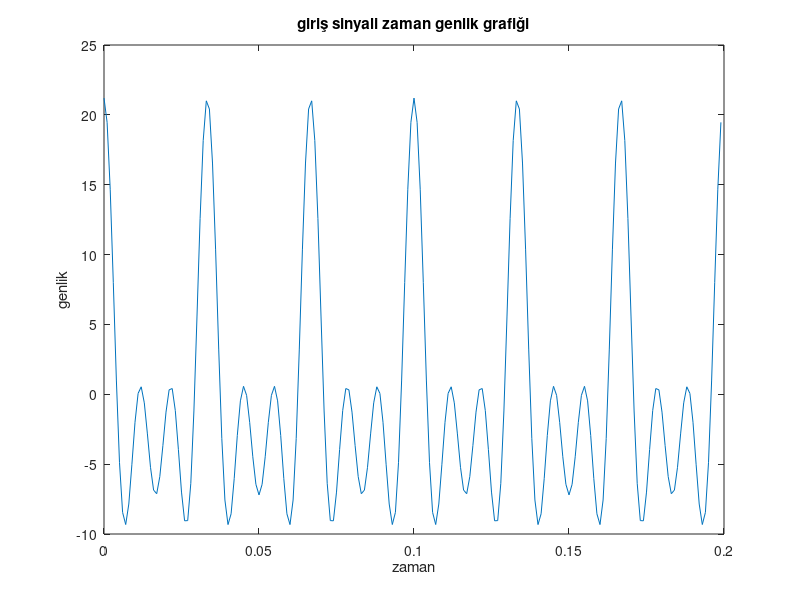
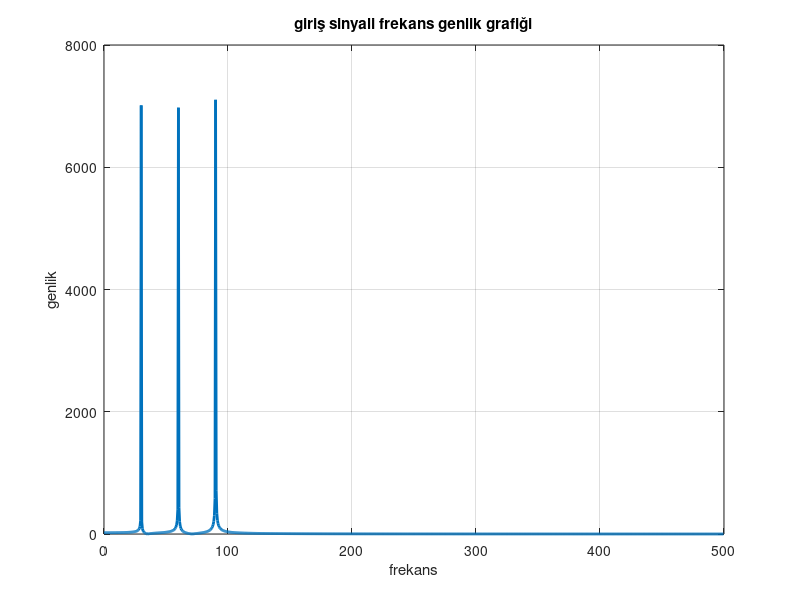
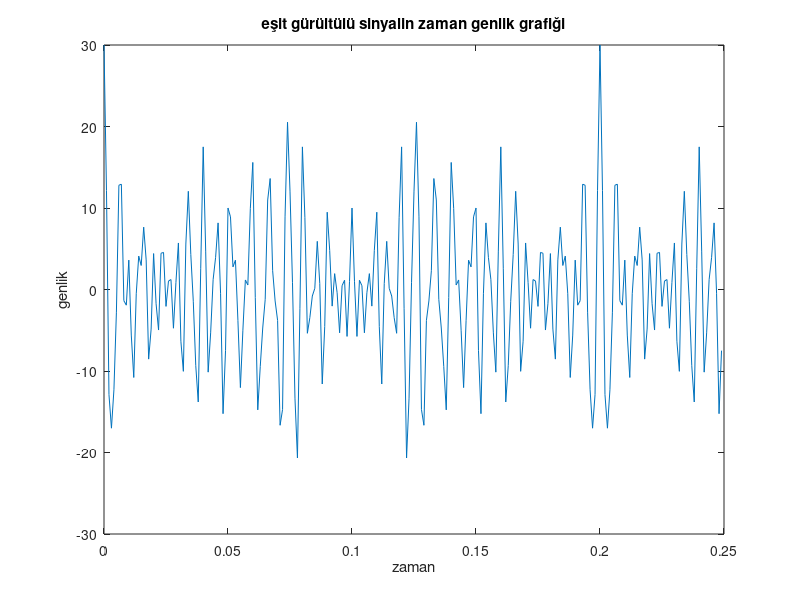
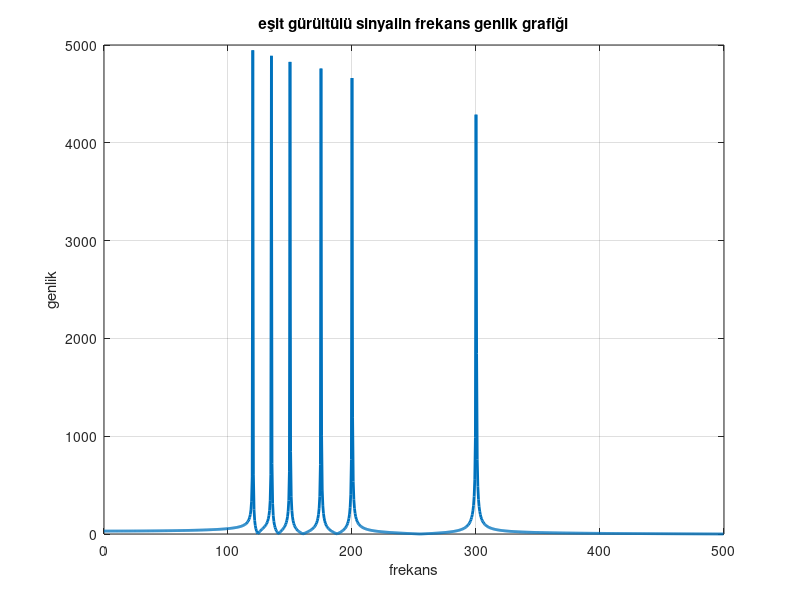

Here is the MATLAB script that generated these plots, in order: (Note: this script raises an error after producing the figures.)
clc;     
clear all;
close all;

fs=1000; %örnekleme frekansımı oluşturdum.
n=[0:1/fs:2];%zaman aralığımı belirledim  

A=7*cos(2*pi*n*30);
B=7*cos(2*pi*n*60);
C=(7+1/5)*cos(2*pi*n*90); % 3 tane sinüzoidal sinyal oluşturdum belirli frekanslarda.

giris_sinyali=A+B+C;% Bu 3 sinuzoidalı birleştirerek sinüzoidal olmayan bir sinyal üretmiş
%oldum.
ma=rms(giris_sinyali)^2;  %giriş sinyalimin gücü 75.29 çıktı. Bu değere göre
%eşit güçte, az güçlü ve daha güçlü gürültü sinyalleri oluşturacağım.

%Giriş sinyalimin zaman-genlik ve frekans spektrumlarını çizdirdim.
plot(n(1:200),giris_sinyali(1:200)); %(1:200 ü ekleme sebebim sadece ilk 200 noktaya
%bakarak sinyalimi daha net bir şekilde görebilmem. 
xlabel('zaman');
ylabel('genlik');
title('giriş sinyali zaman genlik grafiği');
figure;

fourier_giris = fft(giris_sinyali); %sinyalimin fft sini alıp frekans ortamına geçirdim
f = linspace(0,fs,length(fourier_giris)); % frekans eksenimin uzunluğunu belirledim.
x = floor(length(f)/2); 
plot(f(1:x),abs(fourier_giris(1:x)),'LineWidth',2); 
xlabel('frekans');
ylabel('genlik');
title('giriş sinyali frekans genlik grafiği');
grid on;
figure;

D=5*cos(2*pi*n*120);%Gürültü sinyalimi bu 6 tane sinüzoidal dalgayı
E=5*cos(2*pi*n*150);% birleştirerek oluşturdum. 6 tane seçmemin kodun 
F=5*cos(2*pi*n*200);% yapısıyla bir alakası yok sadece gürültüyü karmaşıklaştırmak
G=5*cos(2*pi*n*300);% istedim. Frekans değeri en az 120 den başlayan sinüzoidal dalga kullandım 
H=5*cos(2*pi*n*175);% çünkü giriş sinyalimi oluşturan sinyallerin en büyük frekanslısı 90'dı. Yani
L=5*cos(2*pi*n*135); % belirtildiği gibi gürültünün frekansı giriş sinyalinden fazla oldu.

gurultu=D+E+F+G+H+L; %ilk oluşturulan gürültüm genlik değerlerini
%alttaki rms fonsiyonunda giriş sinyalimle aynı olucak şekilde belirledim.

la=rms(gurultu)^2; %75.82 çıkması için güç değerinin genlik değerlerini  
% ayarladım. Amacım gücünü giriş sinyaliyle aynı yapmaktı. Ps=Pg durumum
% için.

buyukgurultu = 10*gurultu; %gürültünün genliğini 10 katına çıkardım yani
% giriş sinyalinin ve ilk gürültümüzün gücü eşitken gürültüyü giriş
% sinyalinden daha güçlü hala getirdim. Yani Ps<Pg şartı için gürültümüzü
% oluşturdum.
kucukgurultu = (1/10)*gurultu; %Aynı şekilde Ps>Pg için gürültümüzü oluşturdum.

%Giriş sinyaliyle aynı güçteki gürültümün zaman-genlik ve spektrum grafiklerini çizdirdim
plot(n(1:250),gurultu(1:250));
xlabel('zaman');
ylabel('genlik');
title('eşit gürültülü sinyalin zaman genlik grafiği');
figure;

fourier_gurultu = fft(gurultu); % Gürültümü frekans ortamına geçirip frekans spekturumunu
g = linspace(0,fs,length(gurultu)); %çizdirdim. 
z = floor(length(g)/2); 
plot(g(1:z),abs(fourier_gurultu(1:z)),'LineWidth',2);
xlabel('frekans');
ylabel('genlik');
title('eşit gürültülü sinyalin frekans genlik grafiği');
grid on;
figure;

%güç olarak girişe göre küçük olan gürültünün zaman-genlik ve frekans spektrumu
plot(n(1:250),kucukgurultu(1:250)); % Yine aynı işlemleri yaptım zaman-genlik grafiği çizdirdim.
xlabel('zaman');
ylabel('genlik');
title('küçük gürültünün zaman genlik grafiği');
figure;

fougur = fft(kucukgurultu);
g = linspace(0,fs,length(kucukgurultu));  %frekans apekturumu için yine 
z = floor(length(g)/2);                    % fourier dönüşümü.
plot(g(1:z),abs(fougur(1:z)),'LineWidth',2); 
xlabel('frekans');
ylabel('genlik');
title('küçük gürültülü sinyalin frekans genlik grafiği');
grid on;
figure;

%güç olarak girişe göre büyük olan gürültünün zaman-genlik grafiği ve frekans spektrumu
plot(n(1:250),buyukgurultu(1:250));
xlabel('zaman');
ylabel('genlik');
title('büyük gürültünün zaman genlik grafiği');
figure;

fougura = fft(buyukgurultu);
g = linspace(0,fs,length(buyukgurultu));  
z = floor(length(g)/2); 
plot(g(1:z),abs(fougura(1:z)),'LineWidth',2);
xlabel('frekans');
ylabel('genlik');
title('büyük gürültülü sinyalin frekans genlik grafiği');
grid on;
figure;

%FIR filtre tasarımı.FIR filtreler kararlı filtrelerdir. Kararlı olup olmadıklarını
%z düzlemi diagramına bakarak teğit edebiliyoruz. Z düzleminde eğer birim
%çembere yakın bir görüntüsü varsa bu karar oluduklarını gösteriyor. Tabiki
% alçak geçiren bir FIR filtre tasarladık. Çünkü gürültülerin frekansları
% giriş sinyalimden daha büyükler.

Fpass = 95;  % Fpass değerinde fitrem artık bu frekans değerinden sonraki
Fstop = 110;  %sinyalleri geçirmemeye başlıyor bir ölçüde ama tamamen geçirmeyi
Ap = 1;       % bıraktığı frekans değerim Fstop frekansım oluyor. Ap ve As değerleri
As = 30;      % filremin desibel cinsinden yani genlik olarak da bazı değerlerini
% filtrelemesi için varlar ama biz onları bu projemizde kullanmicaz. Çünkü
% zaten gürülltü sinyallerimin frekansları daha büyük olduğundan frekans
% olarak filtreleme gayet yeterli olucaktır.

Firfilter = designfilt('lowpassfir','PassbandFrequency',Fpass,...
'StopbandFrequency',Fstop,'PassbandRipple',Ap,...
'StopbandAttenuation',As,'SampleRate',fs); %belirlediğimiz değerleri
%filtre oluşturma fonksiyonumuzla oluşturduk.

hfvt = fvtool(Firfilter); % fvtool fonsiyonum filtremin frekans yanıtı ve 
% z düzlemindeki yapısını bize grafik olarak veriyor.

%IIR filtre tasarımı. IIR filtremiz kararsızdır. FIR filtrede bahsettiğim
%gibi z-düzlemi diagramına bakarak bunun doğruluğunu teğit ettim. FIR
%filtreler her zaman kararlıyken IIR reler değişkendi. O yüzden kararsız
%bir IIR fitre oluşturdum.

lrrfilter = designfilt('lowpassiir', ...
'PassbandFrequency',Fpass, 'StopbandFrequency',Fstop,'PassbandRipple',1, ...
'StopbandAttenuation',As,'SampleRate',fs); % Fır fitremle aynı değerlere sahip
%bir alçak geçiren filtre oluşturdum yine tek fark kararlılık.

fvtool(lrrfilter)  % FIR daki gibi filtremin frekans karakteristiği ve z düzlemi
% diagramına bu fonksiyon ile ulaşıyorum.

%Gürültünün 3 farklı durmuna göre 3 farklı çıkış buldum. Yani 3 farklı
%gürültüm ile giriş sinyalimi sırasıyla birleştirdim. Yani Ps<Pg, 
%Ps>Pg ve Ps=Pg durumları için 3 çıkış elde ettim.  
giris_esit_cikis= giris_sinyali+gurultu;
giris_buyuk_cikis= giris_sinyali+ kucukgurultu;
giris_kucuk_cikis= giris_sinyali + buyukgurultu;

% Oluşturduğum 3 farklı duruma uygun gürültülü sinyalleri, sırayla hem FIR
% filremden yani kararlı filtremden hem de IIR filtremden yani karasız filtremden
% geçirip çıkış-temiz sinyallerinin zaman-genlik ve spektrum grafiklerini çizdirdim. 

%İlk önce bu çıkış sinyallerimi FIR fitremden geçirdim.
% Ps=Pg eşit olduğu zaman fır filre çıkışları
FIR_g_e_c = filter(Firfilter,giris_esit_cikis); 
plot(n(1:250),FIR_g_e_c(1:250)); %giriş=çıkış zaman genlik
xlabel('zaman');
ylabel('genlik');
title('FIR filtre Ps=Pg zaman-genlik grafiği');
grid on;
figure;
% Yine aynı şekilde ilk zamana göre sonra fourier ile frekans düzlemine
%geçirip çizdirdim grafiklerimi
bedo = fft(FIR_g_e_c);
plot(g(1:z),abs(bedo(1:z)/length(n)),'LineWidth',2); %giriş=çıkış frekans genlik
xlabel('frekans');
ylabel('genlik');
title('FIR filtre Ps=Pg frekans genlik grafiği');
grid on;
figure;

% Ps<Pg eşit olduğu zaman fır filre çıkışları

FIR_g_k_c = filter(Firfilter,giris_kucuk_cikis); 
plot(n(1:250),FIR_g_k_c(1:250)); %giriş<çıkış zaman genlik
xlabel('zaman');
ylabel('genlik');
title('FIR filtre Ps<Pg zaman-genlik grafiği');
grid on;
figure;

bedo2 = fft(FIR_g_k_c);
plot(g(1:z),abs(bedo2(1:z)/length(n)),'LineWidth',2); %giriş<çıkış frekans genlik
xlabel('frekans');
ylabel('genlik');
title('FIR Ps<Pg filtre frekans genlik grafiği');
grid on;
figure;

% Ps>Pg eşit olduğu zaman fır filre çıkışları

FIR_g_b_c = filter(Firfilter,giris_buyuk_cikis); 
plot(n(1:250),FIR_g_b_c(1:250)); %giriş>çıkış zaman genlik
xlabel('zaman');
ylabel('genlik');
title('FIR filtre Ps>Pg zaman-genlik grafiği');
grid on;
figure;

bedo3 = fft(FIR_g_b_c);
plot(g(1:z),abs(bedo3(1:z)/length(n)),'LineWidth',2); %giriş>çıkış frekans genlik
xlabel('frekans');
ylabel('genlik');
title('FIR Ps>Pg filtre frekans genlik grafiği');
grid on;
figure;

%FIR filtremden geçirdim üç düzeyi de şimdi IIR fitremden geçireceğim.
% Ps=Pg eşit olduğu zaman IIR filre çıkışları

IIR_g_e_c = filter(lrrfilter,giris_esit_cikis); 
plot(n(1:250),IIR_g_e_c(1:250)); %giriş=çıkış zaman genlik
xlabel('zaman');
ylabel('genlik');
title('IIR filtre Ps=Pg zaman-genlik grafiği');
grid on;
figure;


bedo4 = fft(IIR_g_e_c);
plot(g(1:z),abs(bedo4(1:z)/length(n)),'LineWidth',2); %giriş=çıkış frekans genlik
xlabel('frekans');
ylabel('genlik');
title('IIR filtre Ps=Pg frekans genlik grafiği');
grid on;
figure;

% Ps<Pg eşit olduğu zaman IIR filre çıkışları

IIR_g_k_c = filter(lrrfilter,giris_kucuk_cikis); 
plot(n(1:250),IIR_g_k_c(1:250)); %giriş<çıkış zaman genlik
xlabel('zaman');
ylabel('genlik');
title('IIR filtre Ps<Pg zaman-genlik grafiği');
grid on;
figure;


bedo5 = fft(IIR_g_k_c);
plot(g(1:z),abs(bedo5(1:z)/length(n)),'LineWidth',2); %giriş<çıkış frekans genlik
xlabel('frekans');
ylabel('genlik');
title('IIR Ps<Pg filtre frekans genlik grafiği');
grid on;
figure;

% Ps>Pg eşit olduğu zaman IIR filre çıkışları

IIR_g_b_c = filter(lrrfilter,giris_buyuk_cikis); 
plot(n(1:250),IIR_g_b_c(1:250)); %giriş>çıkış zaman genlik
xlabel('zaman');
ylabel('genlik');
title('IIR filtre Ps>Pg zaman-genlik grafiği');
grid on;
figure;

bedo6 = fft(IIR_g_b_c);
plot(g(1:z),abs(bedo6(1:z)/length(n)),'LineWidth',2); %giriş<çıkış frekans genlik
xlabel('frekans');
ylabel('genlik');
title('IIR filtre Ps>Pg frekans genlik grafiği');
grid on;

%Oluşan sinyallerin rms genlik  değerlerini yazdırdım.
fprintf('giris rms genliği=%.2f\n',rms(giris_sinyali));
fprintf('eşit güçlü gürültü rms genliği=%.2f\n',rms(gurultu));
fprintf('düşük güçlü gürültü rms genliği=%.2f\n',rms(kucukgurultu));
fprintf('yüksek güçlü gürültü rms genliği=%.2f\n',rms(buyukgurultu));
fprintf('FIR Ps=Pg rms genliği=%.2f\n',rms(FIR_g_e_c));
fprintf('FIR Ps<Pg rms genliği=%.2f\n',rms(FIR_g_k_c));
fprintf('FIR Ps>Pg rms genliği=%.2f\n',rms(FIR_g_b_c));
fprintf('IIR Ps=Pg rms genliği=%.2f\n',rms(IIR_g_e_c));
fprintf('IIR Ps<Pg rms genliği=%.2f\n',rms(IIR_g_k_c));
fprintf('IIR Ps>Pg rms genliği=%.2f\n',rms(IIR_g_b_c));

% Oluşan sinyallerin rms gücünü hesapladım.
fprintf('giris sinyal gucu=%.2f\n',rms(giris_sinyali)^2);
fprintf('esit güçlü gürültü sinyal gücü=%.2f\n',rms(gurultu)^2);
fprintf('düşük güçlü gürültü sinyal gücü=%.2f\n',rms(kucukgurultu)^2);
fprintf('yüksek güçlü gürültü sinyal gücü=%.2f\n',rms(buyukgurultu)^2);
fprintf('FIR Ps=Pg sinyal gücü=%.2f\n',rms(FIR_g_e_c)^2);
fprintf('FIR Ps<Pg sinyal gücü=%.2f\n',rms(FIR_g_k_c)^2);
fprintf('FIR Ps>Pg sinyal gücü=%.2f\n',rms(FIR_g_b_c)^2);
fprintf('IIR Ps=Pg sinyal gücü=%.2f\n',rms(IIR_g_e_c)^2);
fprintf('IIR Ps<Pg sinyal gücü=%.2f\n',rms(IIR_g_k_c)^2);
fprintf('IIR Ps>Pg sinyal gücü=%.2f\n',rms(IIR_g_b_c)^2);
